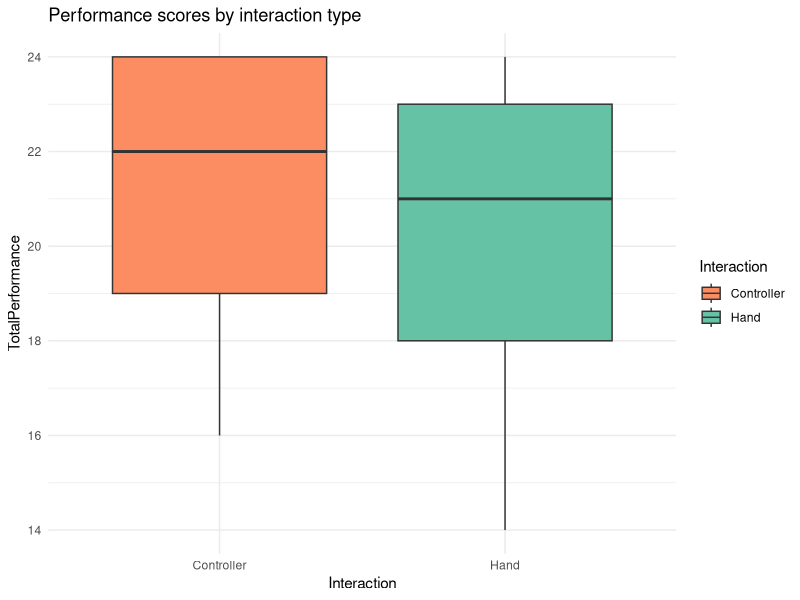
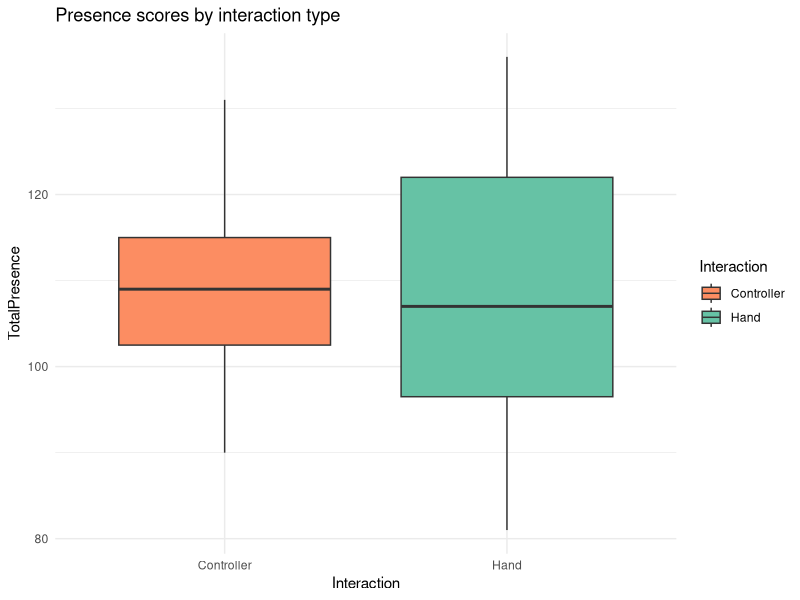

Here is the R script that generated these plots, in order: (Note: this script raises an error after producing the figures.)
# VR Interaction Analysis

# Load required libraries
library(psych)
library(ggplot2)
library(stats)
library(reshape2)

# ----------------------------
# Data Preparation Section
# ----------------------------

# Read and prepare survey data with numeric conversion
survey_data <- read.csv("SurveyData.csv", header = FALSE)
names(survey_data) <- c("Gender", "Interaction", "PriorVR", paste0("Q", 1:29))

# Convert factors and ensure numeric questionnaire items
survey_data$Interaction <- as.factor(survey_data$Interaction)
survey_data$Gender <- as.factor(survey_data$Gender)
survey_data$PriorVR <- as.factor(survey_data$PriorVR)
survey_data[, 4:32] <- lapply(survey_data[, 4:32], function(x) as.numeric(as.character(x)))

# Read and prepare observation data with numeric conversion
observation_data <- read.csv("Observation.csv", header = FALSE)
names(observation_data) <- c("Gender", "Interaction", "Obs1", "Obs2", "Obs3", 
                             "Obs4", "Obs5", "Obs6", "Notes")

# Convert factors and ensure numeric observation items
observation_data$Interaction <- as.factor(observation_data$Interaction)
observation_data$Gender <- as.factor(observation_data$Gender)
observation_data[, 3:8] <- lapply(observation_data[, 3:8], function(x) as.numeric(as.character(x)))

# ----------------------------
# Utility Functions
# ----------------------------

safe_stats <- function(x) {
  if(all(is.na(x))) {
    return(c(Mean = NA, SD = NA, Min = NA, Max = NA))
  }
  c(Mean = mean(x, na.rm = TRUE),
    SD = sd(x, na.rm = TRUE),
    Min = min(x, na.rm = TRUE),
    Max = max(x, na.rm = TRUE))
}

handle_empty_groups <- function(data, group_var, value_var) {
  groups <- split(data[[value_var]], data[[group_var]])
  lapply(groups, function(x) if(length(x) == 0) NA else x)
}

safe_test <- function(x, y = NULL, test_type = "t.test") {
  # Handle single-sample tests
  if(test_type == "shapiro") {
    if(all(is.na(x))) return(list(p.value = NA, statistic = NA))
       tryCatch(
         shapiro.test(x),
         error = function(e) list(p.value = NA, statistic = NA)
       )
  } else {
    # Handle two-sample tests
    if(all(is.na(x)) || all(is.na(y))) return(list(p.value = NA, statistic = NA))
    tryCatch({
      switch(test_type,
             "t.test" = t.test(x, y),
             "wilcox" = wilcox.test(x, y))
    }, error = function(e) list(p.value = NA, statistic = NA))
  }
}

# ----------------------------
# Presence Questionnaire Analysis
# ----------------------------

# Reliability analysis with reversed items
presence_items <- survey_data[, 4:32]
alpha_presence_check <- psych::alpha(presence_items, check.keys = TRUE)

# Reverse scoring
keys_vector <- unlist(alpha_presence_check$keys)
reversed_items <- keys_vector[keys_vector == -1]
reversed_item_names <- names(reversed_items)

presence_items_corrected <- presence_items
if(length(reversed_item_names) > 0) {
  for(item in reversed_item_names) {
    presence_items_corrected[[item]] <- 6 - presence_items[[item]]
  }
}

# Calculate total presence score
survey_data$TotalPresence <- rowSums(presence_items_corrected, na.rm = TRUE)

# Group analysis
presence_groups <- handle_empty_groups(survey_data, "Interaction", "TotalPresence")
hand_presence <- presence_groups$Hand
controller_presence <- presence_groups$Controller

# ----------------------------
# Performance Observation Analysis
# ----------------------------

# Initialize performance scores
observation_data$TotalPerformance <- rowSums(observation_data[, 3:8], na.rm = TRUE)

# Reverse scoring for observation items
alpha_observation_check <- psych::alpha(observation_data[, 3:8], check.keys = TRUE)
keys_obs_vector <- unlist(alpha_observation_check$keys)
reversed_obs_items <- keys_obs_vector[keys_obs_vector == -1]
reversed_obs_item_names <- names(reversed_obs_items)

if(length(reversed_obs_item_names) > 0) {
  for(item in reversed_obs_item_names) {
    max_value <- max(observation_data[[item]], na.rm = TRUE)
    observation_data[[item]] <- (max_value + 1) - observation_data[[item]]
  }
  observation_data$TotalPerformance <- rowSums(observation_data[, 3:8], na.rm = TRUE)
}

# Group analysis
performance_groups <- handle_empty_groups(observation_data, "Interaction", "TotalPerformance")
hand_performance <- performance_groups$Hand
controller_performance <- performance_groups$Controller

# ----------------------------
# Statistical Testing
# ----------------------------

# Presence analysis
presence_t_test <- safe_test(hand_presence, controller_presence)
presence_wilcox <- safe_test(hand_presence, controller_presence, "wilcox")
shapiro_hand_presence <- safe_test(hand_presence, test_type = "shapiro")
shapiro_controller_presence <- safe_test(controller_presence, test_type = "shapiro")

# Performance analysis
performance_t_test <- safe_test(hand_performance, controller_performance)
performance_wilcox <- safe_test(hand_performance, controller_performance, "wilcox")
shapiro_hand_performance <- safe_test(hand_performance, test_type = "shapiro")
shapiro_controller_performance <- safe_test(controller_performance, test_type = "shapiro")

# ----------------------------
# Visualization
# ----------------------------

create_boxplot <- function(data, y_var, title) {
  ggplot(data, aes(x = Interaction, y = !!sym(y_var), fill = Interaction)) +
    geom_boxplot() +
    labs(title = title) +
    theme_minimal() +
    scale_fill_manual(values = c("Hand" = "#66c2a5", "Controller" = "#fc8d62"))
}

presence_boxplot <- create_boxplot(survey_data, "TotalPresence", "Presence scores by interaction type")
performance_boxplot <- create_boxplot(observation_data, "TotalPerformance", "Performance scores by interaction type")

# ===============================
# Create Results File
# ===============================

# Capture all outputs to a file
sink("AnalysisResults.txt")

cat("================================================\n")
cat("         Analysis of VR interaction             \n")
cat("================================================\n\n")

cat("This analysis compares two VR interaction methods: Hand-based and Controller-based\n")
cat("interactions on user presence and performance in a virtual learning environment.\n\n")

cat("=============================================================\n")
cat("1. PRESENCE QUESTIONNAIRE ANALYSIS\n")
cat("=============================================================\n\n")

cat("1.1 Reliability Analysis\n")
cat("------------------------\n")
cat("Cronbach's Alpha for Presence Questionnaire:", round(alpha_presence_check$total$raw_alpha, 3), "\n")
if(alpha_presence_check$total$raw_alpha > 0.7) {
  cat("Interpretation: The presence questionnaire shows good internal consistency reliability.\n\n")
} else {
  cat("Interpretation: The presence questionnaire shows questionable internal consistency reliability.\n\n")
}

cat("1.2 Descriptive Statistics for Presence Scores\n")
cat("---------------------------------------------\n")
print(presence_descriptives)
cat("\n")

cat("1.3 Normality Testing\n")
cat("--------------------\n")
cat("Shapiro-Wilk Test for Hand interaction Presence Scores:\n")
cat("  W =", round(shapiro_hand_presence$statistic, 3), 
    ", p-value =", round(shapiro_hand_presence$p.value, 3), "\n")
if(shapiro_hand_presence$p.value > 0.05) {
  cat("  Interpretation: Hand presence scores are normally distributed.\n\n")
} else {
  cat("  Interpretation: Hand presence scores are not normally distributed.\n\n")
}

cat("Shapiro-Wilk Test for Controller interaction Presence Scores:\n")
cat("  W =", round(shapiro_controller_presence$statistic, 3), 
    ", p-value =", round(shapiro_controller_presence$p.value, 3), "\n")
if(shapiro_controller_presence$p.value > 0.05) {
  cat("  Interpretation: Controller presence scores are normally distributed.\n\n")
} else {
  cat("  Interpretation: Controller presence scores are not normally distributed.\n\n")
}

cat("1.4 Group Comparison Tests\n")
cat("-------------------------\n")
cat("Independent Samples t-test (Hand vs. Controller Presence Scores):\n")
cat("  t =", round(presence_t_test$statistic, 3),
    ", df =", round(presence_t_test$parameter, 1),
    ", p-value =", round(presence_t_test$p.value, 3), "\n")
cat("  95% Confidence Interval: [",
    round(presence_t_test$conf.int[1], 2), ", ",
    round(presence_t_test$conf.int[2], 2), "]\n")
cat("  Mean difference:", round(presence_t_test$estimate[2] - presence_t_test$estimate[1], 2), "\n")
if(presence_t_test$p.value < 0.05) {
  cat(" Interpretation: There is a significant difference in presence scores between Hand and Controller interactions.\n\n")
} else {
  cat(" Interpretation: There is no significant difference in presence scores between Hand and Controller interactions.\n\n")
}

cat("Mann-Whitney U Test (Hand vs. Controller Presence Scores):\n")
cat("  W =", round(presence_wilcox$statistic, 3),
    ", p-value =", round(presence_wilcox$p.value, 3), "\n")
if(presence_wilcox$p.value < 0.05) {
  cat(" Interpretation: There is a significant difference in presence scores between Hand and Controller interactions.\n\n")
} else {
  cat(" Interpretation: There is no significant difference in presence scores between Hand and Controller interactions.\n\n")
}


cat("=============================================\n")
cat("   2. STRUCTURED OBSERVATION FORM ANALYSIS   \n")
cat("=============================================\n\n")

cat("2.1 Reliability Analysis\n")
cat("------------------------\n")
cat("Cronbach's Alpha for Observation Form:", round(alpha_observation_check$total$raw_alpha, 3), "\n") 
if(alpha_observation_check$total$raw_alpha > 0.7) {
  cat("Interpretation: The observation form shows good internal consistency reliability.\n\n")
} else {
  cat("Interpretation: The observation form shows questionable internal consistency reliability.\n\n")
}

cat("2.2 Descriptive Statistics for Performance Scores\n")
cat("------------------------------------------------\n")
print(performance_descriptives)
cat("\n")

cat("2.3 Group Comparison Tests\n")
cat("-------------------------\n")
cat("Independent Samples t-test (Hand vs. Controller Performance Scores):\n")
cat("  t =", round(performance_t_test$statistic, 3), 
    ", df =", round(performance_t_test$parameter, 1),
    ", p-value =", round(performance_t_test$p.value, 3), "\n")
cat("  95% Confidence Interval: [", 
    round(performance_t_test$conf.int[1], 2), ", ", 
    round(performance_t_test$conf.int[2], 2), "]\n")
cat("  Mean difference:", round(performance_t_test$estimate[2] - performance_t_test$estimate[1], 2), "\n")
if(performance_t_test$p.value < 0.05) {
  cat("  Interpretation: There is a significant difference in performance scores between Hand and Controller interactions.\n\n")
} else {
  cat("  Interpretation: There is no significant difference in performance scores between Hand and Controller interactions.\n\n")
}
cat("Mann-Whitney U Test (Hand vs. Controller Performance Scores):\n")
cat("  W =", round(performance_wilcox$statistic, 3), 
    ", p-value =", round(performance_wilcox$p.value, 3), "\n")
if(performance_wilcox$p.value < 0.05) {
  cat("  Interpretation: There is a significant difference in performance scores between Hand and Controller interactions.\n\n")
} else {
  cat("  Interpretation: There is no significant difference in performance scores between Hand and Controller interactions.\n\n")
}

cat("=====================================\n")
cat("     3. SUPPLEMENTARY ANALYSES       \n")
cat("=====================================\n\n")

cat("3.1 Effects of Gender\n")
cat("--------------------\n")
gender_presence_test <- t.test(TotalPresence ~ Gender, data = survey_data)
cat("Independent Samples t-test (Gender Effect on Presence Scores):\n")
cat("  t =", round(gender_presence_test$statistic, 3), 
    ", df =", round(gender_presence_test$parameter, 1),
    ", p-value =", round(gender_presence_test$p.value, 3), "\n")
if(gender_presence_test$p.value < 0.05) {
  cat("  Interpretation: There is a significant effect of gender on presence scores.\n\n")
} else {
  cat("  Interpretation: There is no significant effect of gender on presence scores.\n\n")
}

cat("3.2 Effects of Prior VR Experience\n")
cat("--------------------------------\n")
vr_experience_presence_test <- t.test(TotalPresence ~ PriorVR, data = survey_data)
cat("Independent Samples t-test (Prior VR Experience Effect on Presence Scores):\n")
cat("  t =", round(vr_experience_presence_test$statistic, 3), 
    ", df =", round(vr_experience_presence_test$parameter, 1),
    ", p-value =", round(vr_experience_presence_test$p.value, 3), "\n")
if(vr_experience_presence_test$p.value < 0.05) {
  cat("  Interpretation: There is a significant effect of prior VR experience on presence scores.\n\n")
} else {
  cat("  Interpretation: There is no significant effect of prior VR experience on presence scores.\n\n")
}

cat("3.3 Interaction Effects (interaction × Gender)\n")
cat("-----------------------------------------\n")
interaction_gender_model <- aov(TotalPresence ~ Interaction * Gender, data = survey_data)
interaction_gender_summary <- summary(interaction_gender_model)
performance_gender_model <- aov(TotalPerformance ~ Interaction * Gender, data = observation_data)
performance_gender_summary <- summary(performance_gender_model) 

cat("Two-way ANOVA for Presence Scores:\n")
print(interaction_gender_summary)
cat("\n")

cat("Two-way ANOVA for Performance Scores:\n")
print(performance_gender_summary)
cat("\n")

cat("=============================================================\n")
cat("4. SUMMARY AND CONCLUSIONS\n")
cat("=============================================================\n\n")

# Presence scores comparison
cat("Presence Questionnaire:\n")
if(presence_t_test$p.value < 0.05) {
  if(mean(controller_presence) > mean(hand_presence)) {
    cat("- Controller-based interaction yielded significantly higher presence scores\n")
    cat("  (mean difference =", round(mean(controller_presence) - mean(hand_presence), 2), ")\n")
  } else {
    cat("- Hand-based interaction yielded significantly higher presence scores\n")
    cat("  (mean difference =", round(mean(hand_presence) - mean(controller_presence), 2), ")\n")
  }
} else {
  cat("- No significant difference was found in presence scores between interactions\n")
}

# Performance scores comparison
cat("\nPerformance Observation:\n")
if(performance_t_test$p.value < 0.05) {
  if(mean(controller_performance) > mean(hand_performance)) {
    cat("- Controller-based interaction yielded significantly higher performance scores\n")
    cat("  (mean difference =", round(mean(controller_performance) - mean(hand_performance), 2), ")\n")
  } else {
    cat("- Hand-based interaction yielded significantly higher performance scores\n")
    cat("  (mean difference =", round(mean(hand_performance) - mean(controller_performance), 2), ")\n")
  }
} else {
  cat("- No significant difference was found in performance scores between interactions\n")
}

# Gender effects
cat("\nGender Effects:\n")
if(gender_presence_test$p.value < 0.05) {
  cat("- Gender had a significant effect on presence scores\n")
} else {
  cat("- Gender did not significantly affect presence scores\n")
}

# Gender effects
cat("\nGender Effects:\n")
if(gender_presence_test$p.value < 0.05) {
  cat("- Gender had a significant effect on presence scores.\n")
} else {
  cat("- Gender did not significantly affect presence scores.\n")
}

# Gender effect on performance
cat("Independent Samples t-test (Gender Effect on Performance Scores):\n")
gender_performance_test <- t.test(TotalPerformance ~ Gender, data = observation_data) # Calculate t-test for performance
cat("  t =", round(gender_performance_test$statistic, 3), 
    ", df =", round(gender_performance_test$parameter, 1),
    ", p-value =", round(gender_performance_test$p.value, 3), "\n")
if(gender_performance_test$p.value < 0.05) {
  cat("  Interpretation: There is a significant effect of gender on performance scores.\n\n")
  # Add interpretation for the direction of the effect
  female_mean <- mean(observation_data$TotalPerformance[observation_data$Gender == "F"], na.rm = TRUE)
  male_mean <- mean(observation_data$TotalPerformance[observation_data$Gender == "M"], na.rm = TRUE)
  
  if(!is.na(female_mean) && !is.na(male_mean) && female_mean > male_mean) {
    cat("  Females had significantly higher performance scores than males.\n\n")
  } else if(!is.na(female_mean) && !is.na(male_mean) && male_mean > female_mean) {
    cat("  Males had significantly higher performance scores than females.\n\n")
  }
}
  
# Prior VR experience effects
cat("\nPrior VR Experience Effects:\n")
if(vr_experience_presence_test$p.value < 0.05) {
  cat("- Prior VR experience had a significant effect on presence scores\n")
} else {
  cat("- Prior VR experience did not significantly affect presence scores\n")
}

# Interaction effects
cat("\nInteraction Effects:\n")

# For presence scores
presence_interaction_p <- tryCatch({
  interaction_gender_summary[[1]]["Interaction:Gender", "Pr(>F)"]
}, error = function(e) NA)

if(!is.na(presence_interaction_p)) {
  if(presence_interaction_p < 0.05) {
    cat("- Significant interaction between interaction type and gender on presence scores (p =", 
        round(presence_interaction_p, 3), ")\n")
  } else {
    cat("- No significant interaction between interaction type and gender on presence scores (p =", 
        round(presence_interaction_p, 3), ")\n")
  }
} else {
  cat("- Interaction effect analysis unavailable for presence scores (insufficient data)\n")
}

# For performance scores
performance_interaction_p <- tryCatch({
  performance_gender_summary[[1]]["Interaction:Gender", "Pr(>F)"]
}, error = function(e) NA)

if(!is.na(performance_interaction_p)) {
  if(performance_interaction_p < 0.05) {
    cat("- Significant interaction between interaction type and gender on performance scores (p =", 
        round(performance_interaction_p, 3), ")\n")
  } else {
    cat("- No significant interaction between interaction type and gender on performance scores (p =", 
        round(performance_interaction_p, 3), ")\n")
  }
} else {
  cat("- Interaction effect analysis unavailable for performance scores (insufficient data)\n")
}

cat("\n=============================================================\n")
cat("END OF REPORT\n")
cat("=============================================================\n")

# Save plots
ggsave("presence_boxplot.pdf", presence_boxplot, width = 8, height = 6, device=pdf)
ggsave("performance_boxplot.pdf", performance_boxplot, width = 8, height = 6, device=pdf)

cat("Analysis complete. Output files:\n",
    "- AnalysisResults.txt\n",
    "- presence_boxplot.pdf\n",
    "- performance_boxplot.pdf\n")
sink()
print("checkpoint 1")